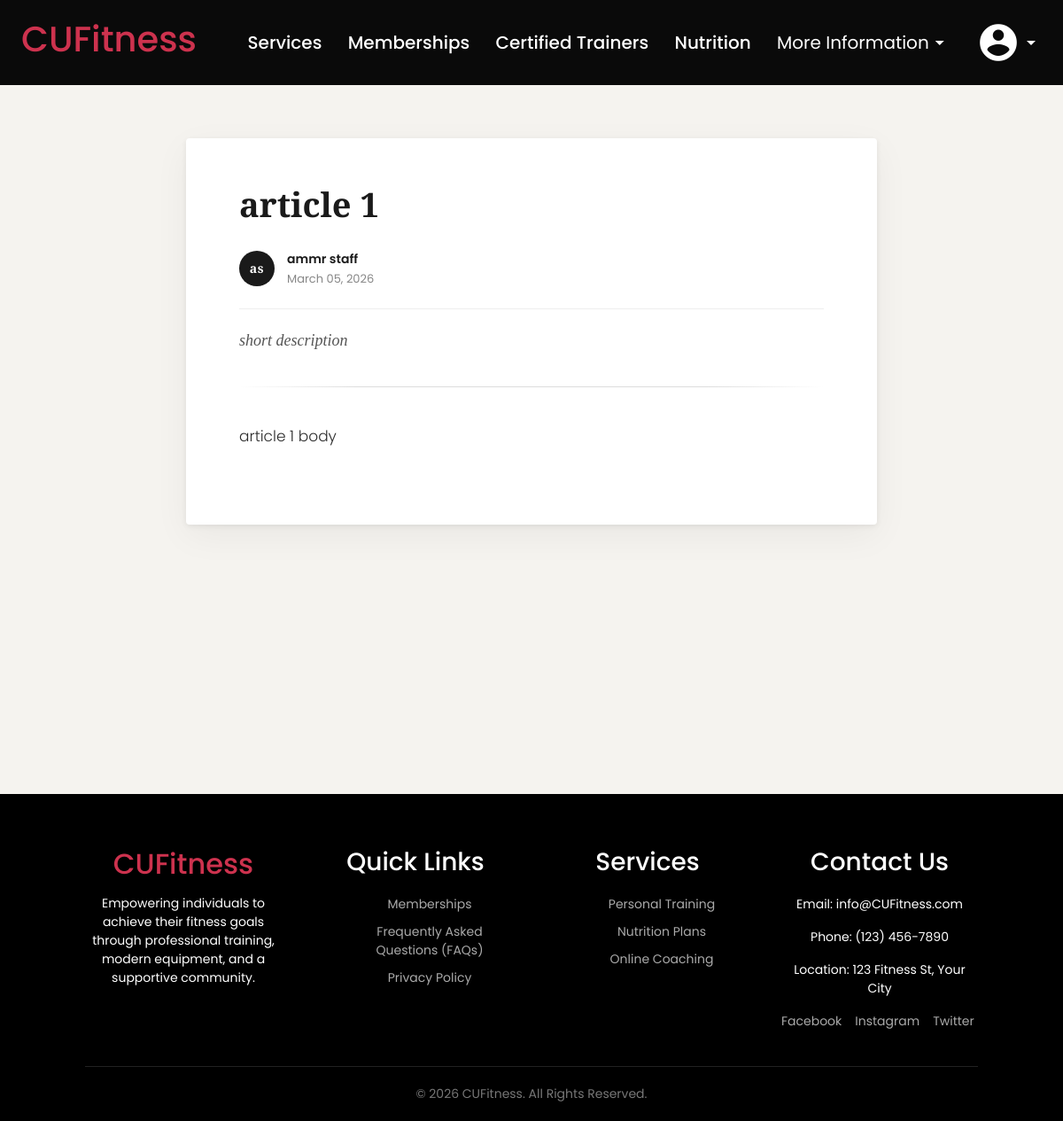
The page /staff/article/1/ on the database as committed earlier.
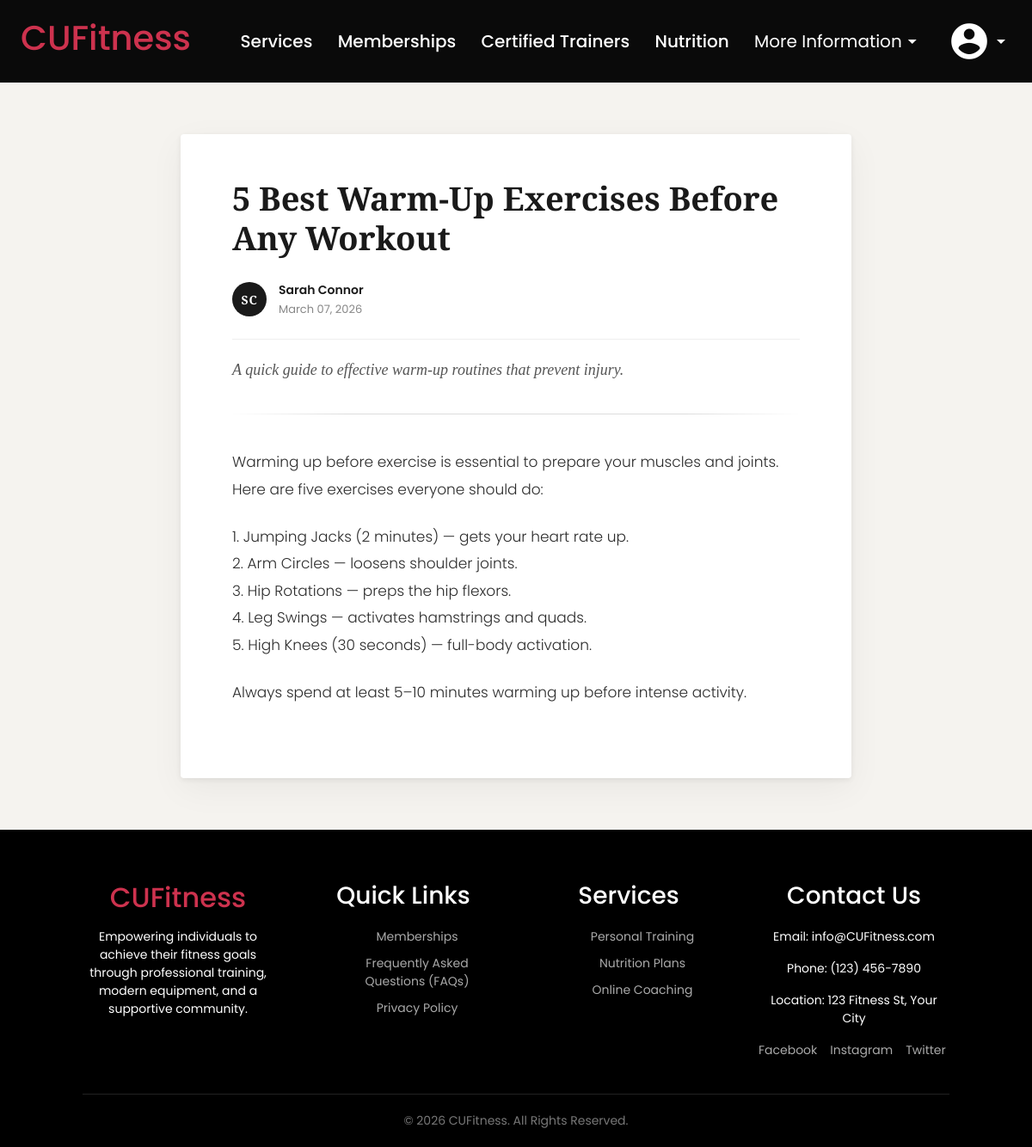
The same page on the database as committed later.
### CUFitness/models.py (models this page shows, shortened)
class Article(models.Model):
    author = models.ForeignKey(CustomUser, related_name="articles", on_delete=models.CASCADE)# links each article to unique user
    title = models.CharField(max_length=75)
    locked = models.BooleanField(default=False)
    description = models.CharField(max_length = 250, help_text="Add description here")
    body = models.TextField(help_text="Add body here")
    created_at = models.DateTimeField(auto_now_add=True)
    updated_at = models.DateTimeField(auto_now=True)

class CustomUser(AbstractBaseUser, PermissionsMixin):
    ROLE_CHOICES = [
        ('MEMBER', 'Member'),
        ('COACH', 'Coach'),
        ('STAFF', 'Staff'),
        ('ADMIN', 'Admin'),
    ]
    role = models.CharField(
        max_length=20,
        choices=ROLE_CHOICES,
        default='MEMBER',
        verbose_name='user role'
    )
    MEMBERSHIP_CHOICES = [
        ("BASIC", "Basic"),
        ("STANDARD", "Standard"),
        ("PLATINUM", "Platinum"),
        ("PER_SESSION", "Per Session"),
    ]
    email = models.EmailField(_("email address"), unique=True)
    first_name = models.CharField(_("first name"), max_length=50, default='')
    last_name = models.CharField(_("last name"), max_length=50, default='')
    membership= models.CharField(_("membership"), max_length=50, choices=MEMBERSHIP_CHOICES,default='BASIC')
    REQUEST_STATUS_CHOICES = [
        ('NONE', 'No Request'),
        ('PENDING', 'Pending Approval'),
        ('APPROVED', 'Approved'),
        ('REJECTED', 'Rejected'),
    ]
    coach_request_status = models.CharField(
        max_length=20,
        choices=REQUEST_STATUS_CHOICES,
        default='NONE',
        verbose_name='Coach request status'
    )
    WORKOUT_VISIBILITY_CHOICES = [
        ('PUBLIC', 'Public'),
        ('COACH_ONLY', 'Coach Only'),
    ]
    workout_visibility = models.CharField(
        max_length=20,
        choices=WORKOUT_VISIBILITY_CHOICES,
        default='COACH_ONLY',
        verbose_name='Workout history privacy setting'
    )
    is_staff = models.BooleanField(default=False)
    is_active = models.BooleanField(default=True)
    date_joined = models.DateTimeField(default=timezone.now)
    USERNAME_FIELD = "email"
    REQUIRED_FIELDS = []
    objects = CustomUserManager()
    class Meta:
        permissions = [
            ("can_ban_users", "Can ban users"),
            ("can_view_coach_requests", "Can view coach requests"),
            ("can_accept_coach_requests", "Can accept coach requests"),
            ("can_change_user_role", "Can change user role"),
            ("can_view_user_reports", "Can view user reports"),
        ]

### CUFitness/views.py (the view)
# urls.py: path("staff/article/<int:id>/", views.article_details, name="article_details"),
def article_details(request, id):
    article = get_object_or_404(Article, id=id)
    if request.user.is_authenticated:
        base = 'CUFitness/staff_profile/staff_base.html' if request.user.role == 'STAFF' else 'CUFitness/base.html'
    else:
        base = 'CUFitness/base.html'
    if article.locked and not request.user.is_authenticated:
        return redirect('login')
    return render(request, 'CUFitness/staff_profile/article_details.html', {
        'article_obj': article,
        'base_template': base,
    })

### CUFitness/templates/CUFitness/staff_profile/article_details.html (shortened to what this page needs)
{% extends base_template %}
{% load static %}
{% block extra_styles %}
<link rel="stylesheet" href="{% static 'article_details.css' %}">
{% endblock %}
{% block content %}
<div class="article-page">
    <div class="blog-container">
        <div class="blog-header">
        <div class="title-row">
            <h1 class="blog-title">{{ article_obj.title }}</h1>
        </div>
            <div class="blog-meta">
                <div class="meta-avatar">{{ article_obj.author.first_name|first }}{{ article_obj.author.last_name|first }}</div>
                <div class="meta-info">
                    <span class="meta-author">{{ article_obj.author.first_name }} {{ article_obj.author.last_name }}</span>
                    <span class="meta-date">{{ article_obj.created_at|date:"F d, Y" }}</span>
                </div>
            </div>
            <p class="blog-description">{{ article_obj.description }}</p>
        </div>
        <div class="blog-divider"></div>
        <div class="blog-content">
            {{ article_obj.body|linebreaks }}
        </div>
    </div>
</div>
{% endblock %}

Rows that differ between the two databases and show on the page:
changed Article: title "article 1" → "5 Best Warm-Up Exercises Before Any Workout"; author.first_name|first "a" → "S"; author.last_name|first "s" → "C"; author.first_name "ammr" → "Sarah"; author.last_name "staff" → "Connor"; created_at "March 05, 2026" → "March 07, 2026"; description "short description" → "A quick guide to effective warm-up routines that prevent injury."; body "article 1 body" → "Warming up before exercise is essential to prepare your muscles and joints. Here are five exercises everyone should do: 1. Jumping Jacks (2 minutes) — gets your heart rate up. 2. Arm Circles — loosens shoulder joints. 3. Hip Rotations — preps the hip flexors. 4. Leg Swings — activates hamstrings and quads. 5. High Knees (30 seconds) — full-body activation. Always spend at least 5–10 minutes warming up before intense activity."
